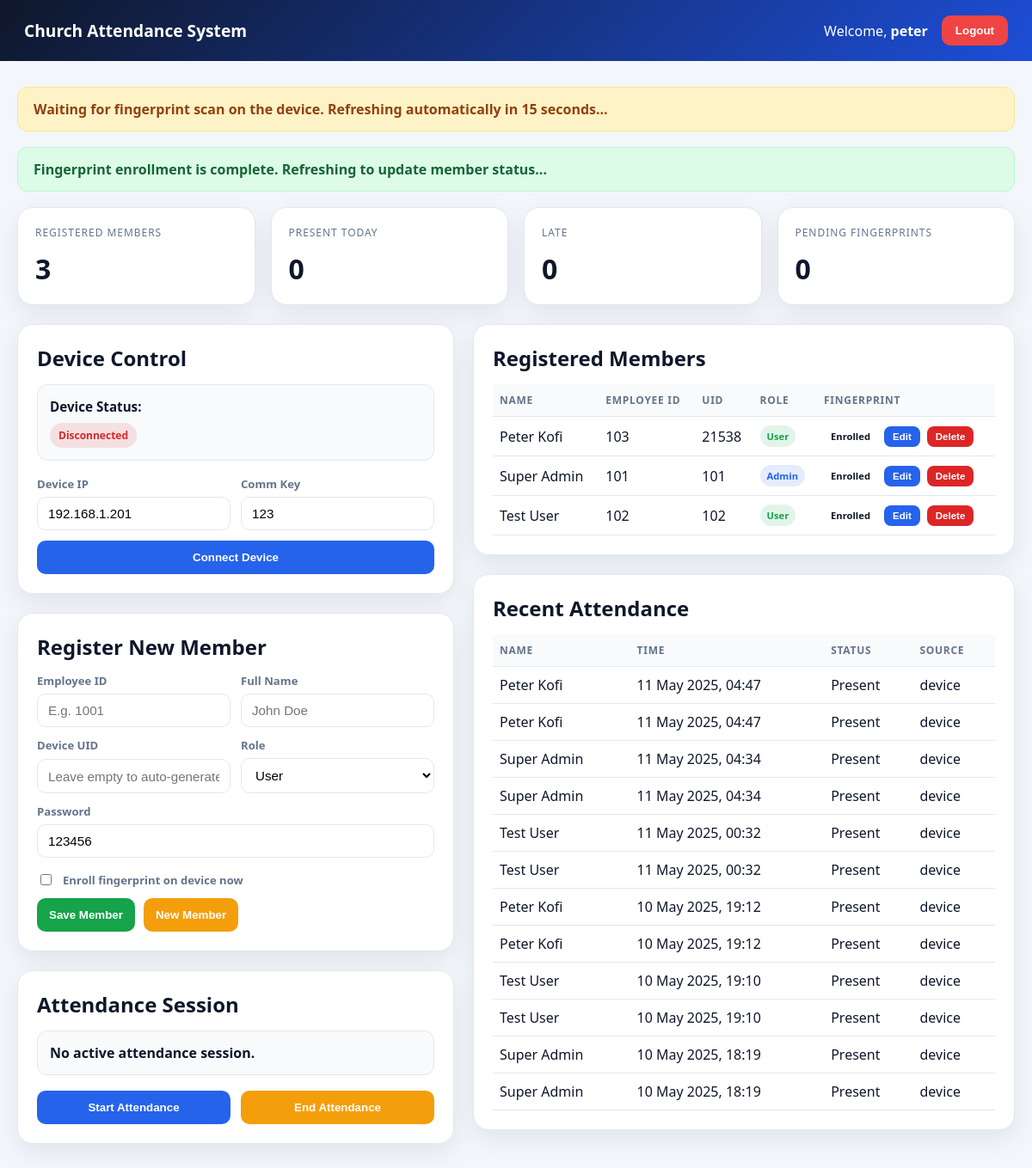
The app's page / (signed in) with its own data.
### core/models.py (models this page shows, shortened)
class Member(models.Model):
    ROLE_CHOICES = [
        ('user', 'User'),
        ('admin', 'Admin'),
    ]
    employee_id = models.CharField(max_length=50, unique=True, blank=True, null=True)
    zk_uid = models.IntegerField(unique=True, null=True, blank=True, help_text="The UID on the ZKTeco device")
    name = models.CharField(max_length=100)
    password = models.CharField(max_length=100, default='123456')
    privilege = models.CharField(max_length=10, choices=ROLE_CHOICES, default='user')
    fingerprint_status = models.CharField(max_length=20, default='pending')
    created_at = models.DateTimeField(default=timezone.now)
    updated_at = models.DateTimeField(auto_now=True)

class AttendanceLog(models.Model):
    member = models.ForeignKey(Member, on_delete=models.CASCADE)
    session = models.ForeignKey(AttendanceSession, on_delete=models.SET_NULL, null=True, blank=True)
    timestamp = models.DateTimeField(default=timezone.now)
    status = models.CharField(max_length=20, default='Present')
    check_type = models.CharField(max_length=10, default='in')
    source = models.CharField(max_length=20, default='device')
    class Meta:
        ordering = ['-timestamp']

### core/views.py (the view)
# urls.py: path('', views.dashboard, name='dashboard'),
@login_required(login_url='/login/')
def dashboard(request):
    members = Member.objects.all().order_by('name')
    active_session = _session_active()
    logs = AttendanceLog.objects.select_related('member').order_by('-timestamp')[:25]
    today = timezone.now().date()
    enrollment_pending = request.session.pop('enrollment_pending', False)
    enrollment_complete = request.session.pop('enrollment_complete', False)
    if active_session:
        _resume_device_monitoring()
        _sync_device_users_to_members()
        _get_session_summary(active_session)
    _sync_device_users_to_members()
    today_present = AttendanceLog.objects.filter(timestamp__date=today).count()
    late_count = AttendanceLog.objects.filter(timestamp__date=today).filter(timestamp__time__gt=datetime.time(9, 0)).count()
    pending_fingerprints = Member.objects.filter(fingerprint_status='pending').count()
    context = {
        'members': members,
        'logs': logs,
        'device_connected': DEVICE_STATE['connected'],
        'device_ip': DEVICE_STATE['ip'],
        'device_name': DEVICE_STATE.get('device_name'),
        'serial_number': DEVICE_STATE.get('serial_number'),
        'firmware_version': DEVICE_STATE.get('firmware_version'),
        'platform': DEVICE_STATE.get('platform'),
        'user_capacity': DEVICE_STATE.get('user_capacity'),
        'fingerprint_capacity': DEVICE_STATE.get('fingerprint_capacity'),
        'active_session': active_session,
        'member_count': members.count(),
        'today_present': today_present,
        'late_count': late_count,
        'pending_fingerprints': pending_fingerprints,
        'today_date': timezone.now().strftime('%A, %d %B %Y'),
        'device_status': 'Connected' if DEVICE_STATE['connected'] else 'Disconnected',
        'enrollment_pending': enrollment_pending,
        'enrollment_complete': enrollment_complete,
    }
    return render(request, 'dashboard.html', context)

### core/templates/dashboard.html (shortened to what this page needs)
<!DOCTYPE html>
<html lang="en">
<head>
</head>
<body>
    <header class="topbar">
        <div class="brand">Church Attendance System</div>
        <div class="user-actions">
            <span>Welcome, <strong>{{ user.username }}</strong></span>
            <form method="post" action="{% url 'logout' %}">
                <button type="submit" class="logout-btn">Logout</button>
            </form>
        </div>
    </header>
    <main class="container">
        {% if enrollment_pending %}
            <div id="enrollment-waiting" style="margin-bottom: 18px; padding: 14px 18px; border-radius: 12px; background: #fef3c7; color: #92400e; border: 1px solid #fde68a; font-weight: 700;">
                Waiting for fingerprint scan on the device. Refreshing automatically in 15 seconds...
            </div>
        {% endif %}
        {% if enrollment_complete %}
            <div id="enrollment-success" style="margin-bottom: 18px; padding: 14px 18px; border-radius: 12px; background: #dcfce7; color: #166534; border: 1px solid #bbf7d0; font-weight: 700;">
                Fingerprint enrollment is complete. Refreshing to update member status...
            </div>
        {% endif %}
        <section class="stats-grid">
            <div class="stat-card">
                <div class="stat-label">Registered Members</div>
                <div class="stat-value">{{ member_count }}</div>
            </div>
            <div class="stat-card">
                <div class="stat-label">Present Today</div>
                <div class="stat-value">{{ today_present }}</div>
            </div>
            <div class="stat-card">
                <div class="stat-label">Late</div>
                <div class="stat-value">{{ late_count }}</div>
            </div>
            <div class="stat-card">
                <div class="stat-label">Pending Fingerprints</div>
                <div class="stat-value">{{ pending_fingerprints }}</div>
            </div>
        </section>
        <section class="layout">
            <div>
                <div class="panel">
                    <h2>Device Control</h2>
                    <div class="device-box">
                        <strong>Device Status:</strong>
                        <div>
                            <span class="status-pill {% if not device_connected %}offline{% endif %}">
                                {{ device_status }}
                            </span>
                        </div>
                    </div>
                    <form method="post" action="{% url 'connect_device' %}">
                        <div class="row">
                            <div class="field">
                                <label>Device IP</label>
                                <input type="text" name="ip" value="192.168.1.201" required>
                            </div>
                            <div class="field">
                                <label>Comm Key</label>
                                <input type="text" name="comm_key" value="123" required>
                            </div>
                        </div>
                        <button type="submit" class="primary">Connect Device</button>
                    </form>
                </div>
                <div class="panel" style="margin-top: 22px;">
                    <h2>Register New Member</h2>
                    <form method="post" action="{% url 'register_member' %}" id="member-form">
                        <div class="row">
                            <div class="field">
                                <label>Employee ID</label>
                                <input type="text" name="employee_id" id="employee_id" placeholder="E.g. 1001" required>
                            </div>
                            <div class="field">
                                <label>Full Name</label>
                                <input type="text" name="name" id="member_name" placeholder="John Doe" required>
                            </div>
                        </div>
                        <div class="row">
                            <div class="field">
                                <label>Device UID</label>
                                <input type="text" name="zk_uid" id="zk_uid" placeholder="Leave empty to auto-generate">
                            </div>
                            <div class="field">
                                <label>Role</label>
                                <select name="privilege" id="member_privilege">
                                    <option value="user">User</option>
                                </select>
                            </div>
                        </div>
                        <div class="field">
                            <label>Password</label>
                            <input type="text" name="password" id="member_password" value="123456">
                        </div>
                        <label style="display:flex; align-items:center; gap:10px; margin-top: 4px; color: var(--muted); font-weight: 600;">
                            <input type="checkbox" name="enroll_fingerprint" value="on">
                            Enroll fingerprint on device now
                        </label>
                        <div style="display:flex; gap:10px;">
                            <button type="submit" class="success" id="member-submit-btn">Save Member</button>
                            <button type="button" class="warning" id="reset-member-form">New Member</button>
                        </div>
                    </form>
                </div>
                <div class="panel" style="margin-top: 22px;">
                    <h2>Attendance Session</h2>
                    <div class="session-box">
                        {% if active_session %}
                            <strong>Session Status:</strong> {{ active_session.status|title }}<br>
                            <small>Started: {{ active_session.started_at|date:'d M Y, H:i' }}</small>
                        {% else %}
                            <strong>No active attendance session.</strong>
                        {% endif %}
                    </div>
                    <div class="row">
                        <form method="post" action="{% url 'start_session' %}">
                            <button type="submit" class="primary">Start Attendance</button>
                        </form>
                        <form method="post" action="{% url 'end_session' %}">
                            <button type="submit" class="warning">End Attendance</button>
                        </form>
                    </div>
                </div>
            </div>
            <div>
                <div class="panel">
                    <h2>Registered Members</h2>
                    <table class="member-table">
                        <thead>
                            <tr>
                                <th>Name</th>
                                <th>Employee ID</th>
                                <th>UID</th>
                                <th>Role</th>
                                <th>Fingerprint</th>
                            </tr>
                        </thead>
                        <tbody>
                            {% for member in members %}
                                <tr>
                                    <td>{{ member.name }}</td>
                                    <td>{{ member.employee_id|default:'N/A' }}</td>
                                    <td>{{ member.zk_uid|default:'N/A' }}</td>
                                    <td><span class="badge {% if member.privilege == 'admin' %}admin{% else %}user{% endif %}">{{ member.privilege|title }}</span></td>
                                    <td>
                                        <div style="display:flex; align-items:center; gap:8px; flex-wrap:wrap;">
                                            <span class="badge {{ member.fingerprint_status|lower }}">{{ member.fingerprint_status|title }}</span>
                                            <button type="button" class="edit-member-btn" data-member-id="{{ member.id }}" data-employee-id="{{ member.employee_id|default:'' }}" data-name="{{ member.name }}" data-zk-uid="{{ member.zk_uid|default:'' }}" data-password="{{ member.password }}" data-privilege="{{ member.privilege }}" style="padding: 6px 10px; font-size: 0.72rem; border-radius: 8px; background: #2563eb; color: white; border: none; cursor: pointer;">Edit</button>
                                            <form method="post" action="{% url 'delete_member' %}" style="display:inline; margin:0;" onsubmit="return confirm('Delete {{ member.name|escapejs }} from the system?');">
                                                <button type="submit" style="padding: 6px 10px; font-size: 0.72rem; border-radius: 8px; background: #dc2626; color: white; border: none; cursor: pointer;">Delete</button>
                                            </form>
                                        </div>
                                    </td>
                                </tr>
                            {% empty %}
                                <tr><td colspan="5" class="empty">No registered members yet.</td></tr>
                            {% endfor %}
                        </tbody>
                    </table>
                </div>
                <div class="panel" style="margin-top: 22px;">
                    <h2>Recent Attendance</h2>
                    <table class="attendance-table">
                        <thead>
                            <tr>
                                <th>Name</th>
                                <th>Time</th>
                                <th>Status</th>
                                <th>Source</th>
                            </tr>
                        </thead>
                        <tbody>
                            {% for log in logs %}
                                <tr>
                                    <td>{{ log.member.name }}</td>
                                    <td>{{ log.timestamp|date:'d M Y, H:i' }}</td>
                                    <td>{{ log.status }}</td>
                                    <td>{{ log.source }}</td>
                                </tr>
                            {% empty %}
                                <tr><td colspan="4" class="empty">No attendance logs yet.</td></tr>
                            {% endfor %}
                        </tbody>
                    </table>
                </div>
            </div>
        </section>
    </main>
</body>
</html>

### records on screen
Member: name "Peter Kofi", employee_id "103", zk_uid "21538", privilege "User", fingerprint_status "Enrolled"
Member: name "Super Admin", employee_id "101", zk_uid "101", privilege "Admin", fingerprint_status "Enrolled"
Member: name "Test User", employee_id "102", zk_uid "102", privilege "User", fingerprint_status "Enrolled"
AttendanceLog: member.name "Peter Kofi", timestamp "11 May 2025, 04:47", status "Present", source "device"
AttendanceLog: member.name "Peter Kofi", timestamp "11 May 2025, 04:47", status "Present", source "device"
AttendanceLog: member.name "Super Admin", timestamp "11 May 2025, 04:34", status "Present", source "device"
AttendanceLog: member.name "Super Admin", timestamp "11 May 2025, 04:34", status "Present", source "device"
AttendanceLog: member.name "Test User", timestamp "11 May 2025, 00:32", status "Present", source "device"
AttendanceLog: member.name "Test User", timestamp "11 May 2025, 00:32", status "Present", source "device"
AttendanceLog: member.name "Peter Kofi", timestamp "10 May 2025, 19:12", status "Present", source "device"
AttendanceLog: member.name "Peter Kofi", timestamp "10 May 2025, 19:12", status "Present", source "device"
AttendanceLog: member.name "Test User", timestamp "10 May 2025, 19:10", status "Present", source "device"
AttendanceLog: member.name "Test User", timestamp "10 May 2025, 19:10", status "Present", source "device"
AttendanceLog: member.name "Super Admin", timestamp "10 May 2025, 18:19", status "Present", source "device"
AttendanceLog: member.name "Super Admin", timestamp "10 May 2025, 18:19", status "Present", source "device"

### other values on screen
{{ user.username }} "peter"
{{ member_count }} "3"
{{ today_present }} "0"
{{ late_count }} "0"
{{ pending_fingerprints }} "0"
{{ device_status }} "Disconnected"
